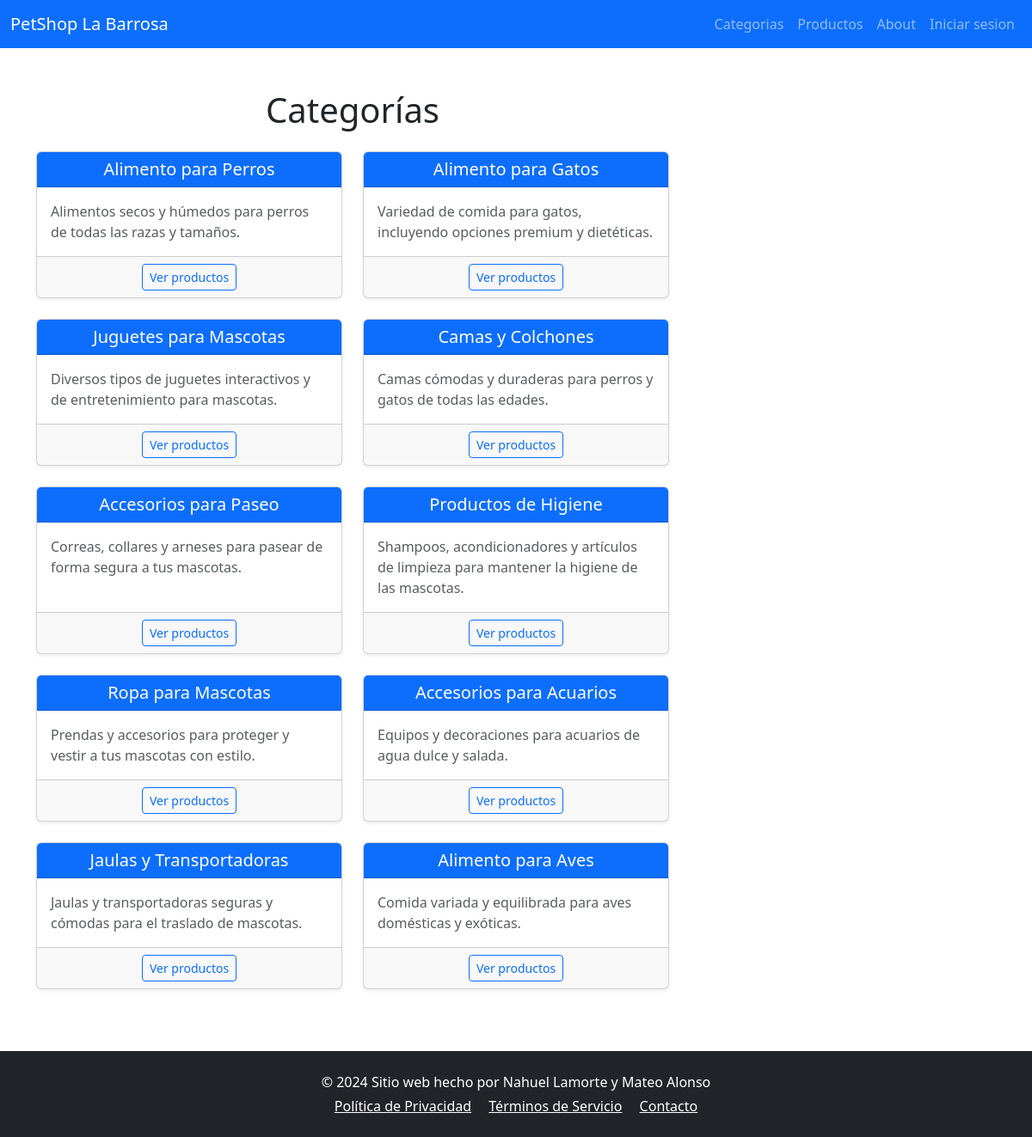
Screenshot of /categorias with the database file from the repository.
### tables this page shows
CREATE TABLE `categorias` (
  `id_categoria` int(11) NOT NULL,
  `nombre` varchar(100) NOT NULL,
  `descripcion` varchar(300) DEFAULT NULL
);

### app/view/categoria.view.php (called while the page is built, shortened)
<?php
class CategoriaView {
    public function mostrarCategorias($categorias) {
        require 'templates/categorias.phtml';
    }
}

### app/controller/categoria.controller.php (called while the page is built, shortened)
<?php
require_once 'app/model/categoria.model.php';
require_once 'app/view/categoria.view.php';
class CategoriaController {
    private $model;
    private $view;
    public function __construct($res) {
        $this->model = new CategoriaModel();
        $this->view = new CategoriaView($res->user);
    }
    public function mostrarCategorias() {
        $categorias = $this->model->getCategorias();
        $this->view->mostrarCategorias($categorias);
    }
}

### app/model/categoria.model.php (called while the page is built, shortened)
<?php
class CategoriaModel {
    private $db;
    public function __construct() {
        $this->db = $this->conectardb();
    }
    public function getCategorias() {
        $query = $this->db->prepare('SELECT * FROM categorias');
        $query->execute();
        return $query->fetchAll(PDO::FETCH_OBJ);
    }
    private function conectardb() {
        return new PDO("mysql:host=".MYSQL_HOST . ";dbname=".MYSQL_DB .";charset=utf8", MYSQL_USER, MYSQL_PASS);
    }
}

### templates/categorias.phtml (the view, shortened to what this page needs)
<?php require 'templates/layout/header.phtml' ?>
<div class="container mt-5">
    <div class="row">
        <div class="col-lg-8">
            <h1 class="text-center mb-4">Categorías</h1>
            <div class="row">
                <?php foreach ($categorias as $categoria): ?>
                    <div class="col-md-6 col-lg-6 mb-4">
                        <div class="card shadow-sm h-100">
                            <div class="card-header bg-primary text-white text-center">
                                <h5 class="card-title mb-0"><?= $categoria->nombre; ?></h5>
                            </div>
                            <div class="card-body d-flex flex-column">
                                <p class="card-text text-muted">
                                    <?= $categoria->descripcion; ?>
                                </p>
                            </div>
                            <div class="card-footer d-flex justify-content-around">
                                <a href="categorias/<?= $categoria->id_categoria; ?>" class="btn btn-outline-primary btn-sm">Ver productos</a>
                            </div>
                        </div>
                    </div>
                <?php endforeach; ?>
            </div>
        </div>
    </div>
</div>
<?php require 'templates/layout/footer.phtml' ?>

### rows the page displays
categorias: nombre "Alimento para Perros", descripcion "Alimentos secos y húmedos para perros de todas las razas y tamaños."
categorias: nombre "Alimento para Gatos", descripcion "Variedad de comida para gatos, incluyendo opciones premium y dietéticas."
categorias: nombre "Juguetes para Mascotas", descripcion "Diversos tipos de juguetes interactivos y de entretenimiento para mascotas."
categorias: nombre "Camas y Colchones", descripcion "Camas cómodas y duraderas para perros y gatos de todas las edades."
categorias: nombre "Accesorios para Paseo", descripcion "Correas, collares y arneses para pasear de forma segura a tus mascotas."
categorias: nombre "Productos de Higiene", descripcion "Shampoos, acondicionadores y artículos de limpieza para mantener la higiene de las mascotas."
categorias: nombre "Ropa para Mascotas", descripcion "Prendas y accesorios para proteger y vestir a tus mascotas con estilo."
categorias: nombre "Accesorios para Acuarios", descripcion "Equipos y decoraciones para acuarios de agua dulce y salada."
categorias: nombre "Jaulas y Transportadoras", descripcion "Jaulas y transportadoras seguras y cómodas para el traslado de mascotas."
categorias: nombre "Alimento para Aves", descripcion "Comida variada y equilibrada para aves domésticas y exóticas."
